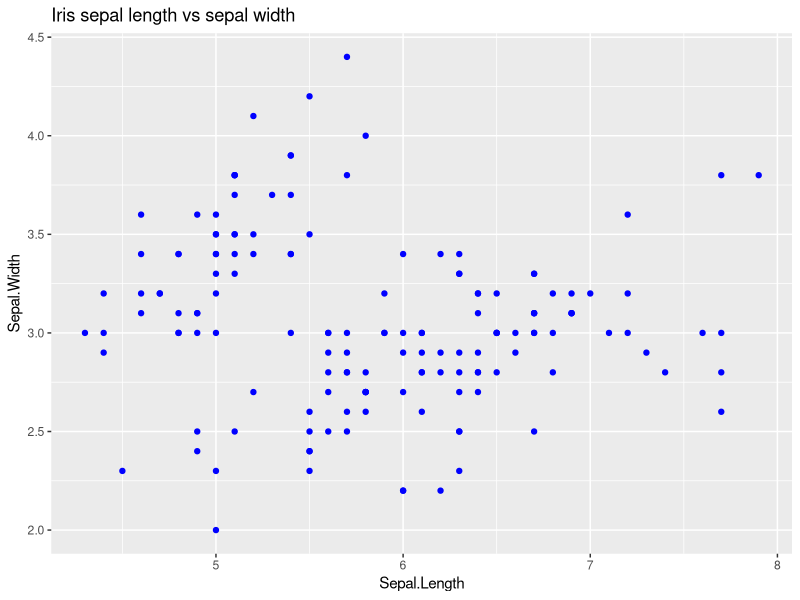

Write R code to recreate this figure.
print("Hello world!")

library(ggplot2)

ggplot(data = iris, aes(x = Sepal.Length, y = Sepal.Width)) +
  geom_point(color = "Blue") +
  labs(title = "Iris sepal length vs sepal width") +
  theme()

# change!
